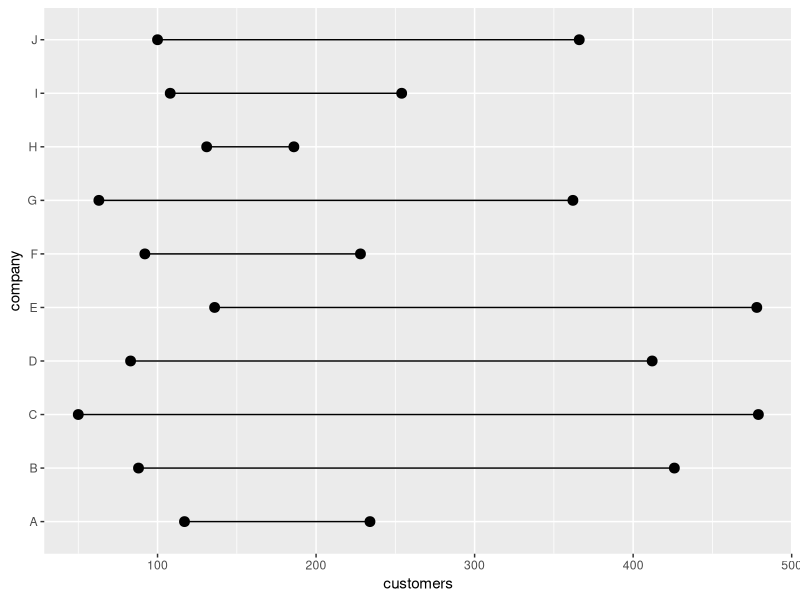
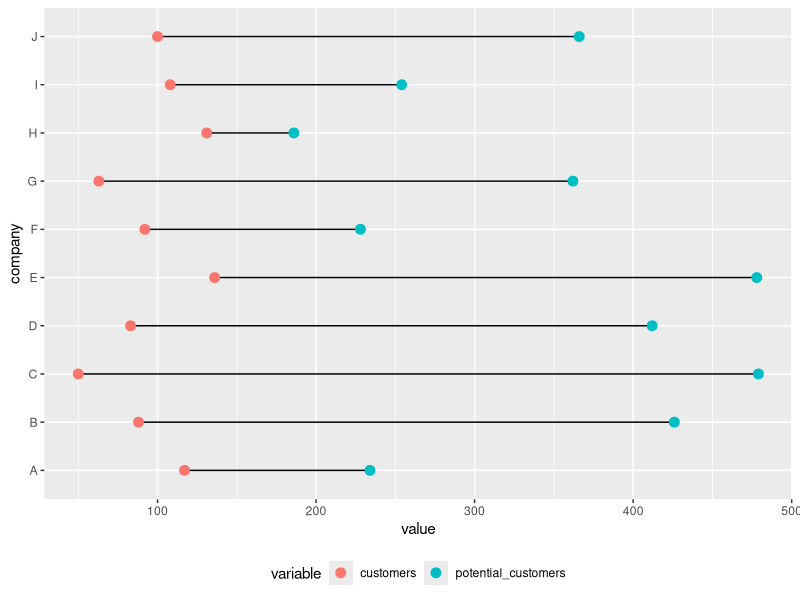
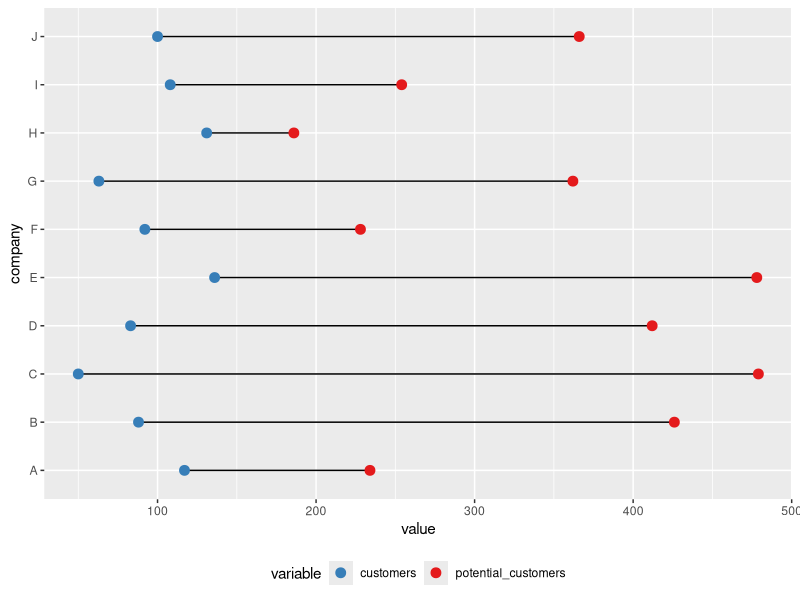
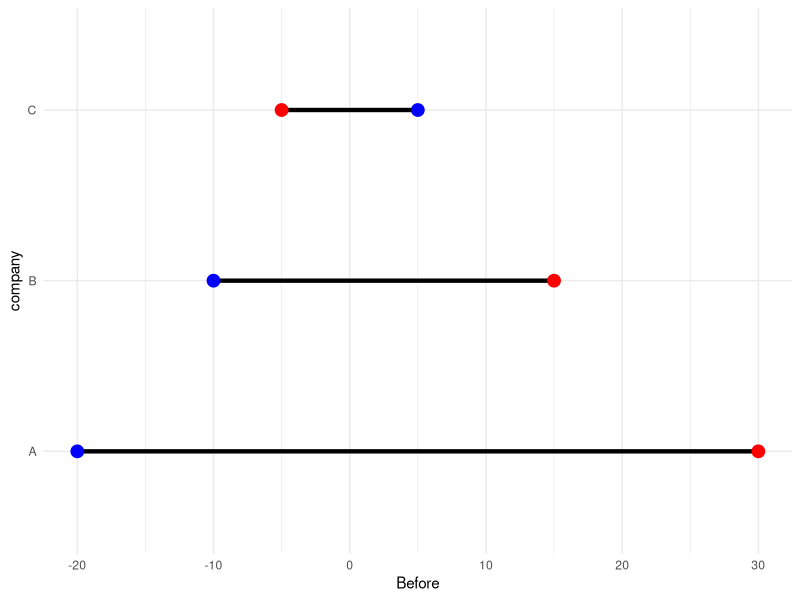
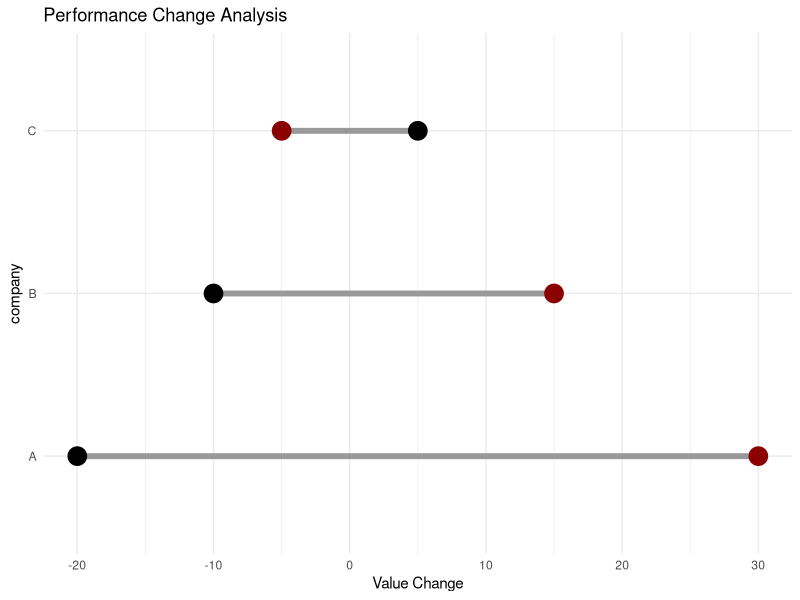
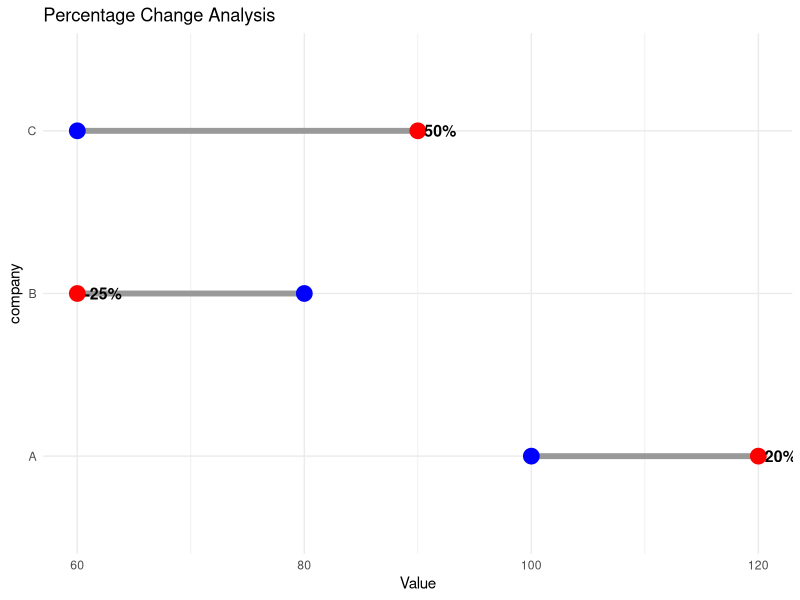
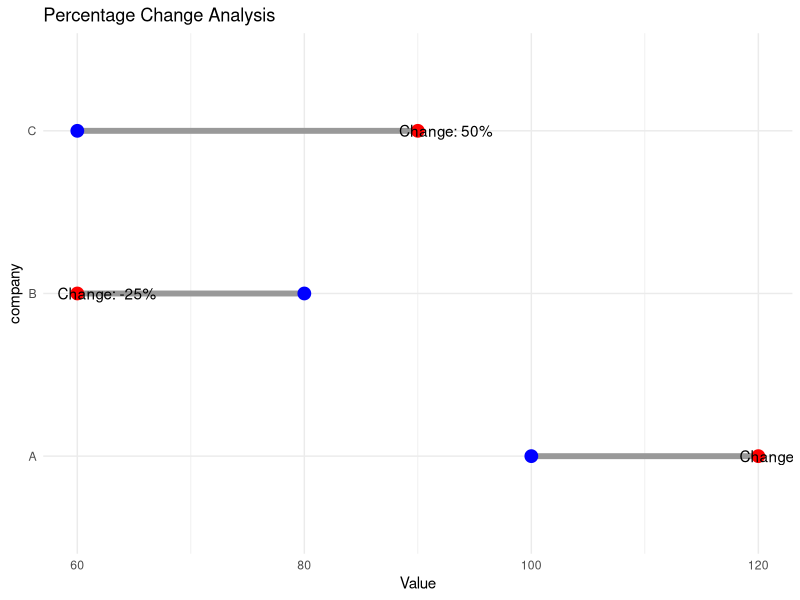

Reproduce these figures in R, in order.

# ====== Dumbble ======= #

# Seed
set.seed(1)

# Data
customers <- sample(50:150, 10)
potential_customers <- sample(150:500, 10)
company <- LETTERS[1:10]

# Data frame
df <- data.frame(company = company,
                 x = customers,
                 y = potential_customers)


# Long data frame
# The melt function from reshape allows converting a wide data frame into long format. 
# This format displays the variables as subgroups of the main groups, so each group will have as many
# rows as variables and the numerical values will all be in the same column instead of splited into different columns.

# install.packages('reshape')

library(reshape)

# Seed
set.seed(1)

# Data
customers <- sample(50:150, 10)
potential_customers <- sample(150:500, 10)
company <- LETTERS[1:10]

# Data frame
df2 <- data.frame(company = company,
                  customers = customers,
                  potential_customers = potential_customers)

# Long, ordered data frame
df2 <- melt(df2, id.vars = "company")
df2 <- df2[order(df2$company), ]



# Depending on your data frame you will need a different approach to create a dumbbell plot in ggplot2.
# 
# Option 1: wide data frame
# 
# If you are working with a wide data frame you can create a dumbbell chart by adding the straight
# lines with geom_segment, specifying the start and end for both axis. Then, you will need to use the 
# geom_point function twice to add the points. Note that you won’t be able to add a legend in a 
# straightforward way using this format.


# install.packages("ggplot2")
library(ggplot2)

ggplot(df) +
  geom_segment(aes(x = customers, xend = potential_customers,
                   y = company, yend = company)) +
  geom_point(aes(x = customers, y = company), size = 3) +
  geom_point(aes(x = potential_customers, y = company), size = 3)


# 
# 
# Option 2: long data frame
# 
# The long data frame format is the most recommended to create this type of visualization. 
# You just need to input the names of the columns that represents values and groups to x and y 
# inside aes and use the geom_line and geom_point functions. If you want to display a legend for 
# the points you just need to input the name of the column representing subgroups to color inside aes. 
# Recall that you can customize the legend position with legend.position.


# install.packages("ggplot2")
library(ggplot2)

ggplot(df2, aes(x = value, y = company)) +
  geom_line() +
  geom_point(aes(color = variable), size = 3) +
  theme(legend.position = "bottom") 


# 
# Customizing the color of the points
# 
# When working with a long data frame you can override the default colors of the points with a scale color 
# function, such as scale_color_manual or scale_color_brewer.


# install.packages("ggplot2")
library(ggplot2)

ggplot(df2, aes(x = value, y = company)) +
  geom_line() +
  geom_point(aes(color = variable), size = 3) +
  scale_color_brewer(palette = "Set1", direction = -1) +
  theme(legend.position = "bottom") 


# 
# 
# Correct Dumbbell Chart Method (Recommended)
# Use geom_segment() instead of geom_line().
# Example Dataset (With Negative Values)

library(ggplot2)
library(dplyr)

df2 <- data.frame(
  company = rep(c("A","B","C"),2),
  variable = rep(c("Before","After"), each = 3),
  value = c(-20, -10, 5,   # Before values
            30, 15, -5)    # After values
)


# Proper Dumbbell Chart With Negative Values


df_wide <- df2 %>%
  tidyr::pivot_wider(names_from = variable,
                     values_from = value)

ggplot(df_wide,
       aes(y = company)) +
  
  geom_segment(
    aes(x = Before,
        xend = After,
        yend = company),
    size = 1.5
  ) +
  
  geom_point(
    aes(x = Before),
    color = "blue",
    size = 4
  ) +
  
  geom_point(
    aes(x = After),
    color = "red",
    size = 4
  ) +
  
  theme_minimal()







ggplot(df_wide,
       aes(y = company)) +
  
  geom_segment(
    aes(x = Before,
        xend = After,
        yend = company),
    size = 2,
    color = "grey60"
  ) +
  
  geom_point(aes(x = Before),
             size = 6,
             color = "black") +
  
  geom_point(aes(x = After),
             size = 6,
             color = "darkred") +
  
  theme_minimal() +
  labs(
    title = "Performance Change Analysis",
    x = "Value Change"
  )








# ========= how to handle Negative Changes ========


library(dplyr)
library(tidyr)
library(ggplot2)

df <- data.frame(
  company = c("A","B","C"),
  before = c(100, 80, 60),
  after = c(120, 60, 90)
)


df <- df %>%
  mutate(
    pct_change = ((after - before) / before) * 100
  )




df_long <- df %>%
  pivot_longer(
    cols = c(before, after),
    names_to = "period",
    values_to = "value"
  )



df_wide <- df %>%
  select(company, before, after)

ggplot(df_wide, aes(y = company)) +
  
  geom_segment(
    aes(x = before,
        xend = after,
        yend = company),
    size = 2,
    color = "grey60"
  ) +
  
  geom_point(aes(x = before),
             size = 5,
             color = "blue") +
  
  geom_point(aes(x = after),
             size = 5,
             color = "red") +
  
  geom_text(
    aes(
      x = after,
      label = paste0(round(((after-before)/before)*100,1), "%")
    ),
    hjust = -0.2,
    size = 4,
    fontface = "bold"
  ) +
  
  theme_minimal() +
  labs(
    title = "Percentage Change Analysis",
    x = "Value"
  )




# --------- Executinve Dashboard Presentation 


ggplot(df_wide, aes(y = company)) +
  
  geom_segment(
    aes(x = before,
        xend = after,
        yend = company),
    size = 2,
    color = "grey60"
  ) +
  
  geom_point(aes(x = before),
             size = 4,
             color = "blue") +
  
  geom_point(aes(x = after),
             size = 4,
             color = "red") +
  
  geom_text(
    aes(
      x = after,
      label = paste0(
        "Change: ",
        round(((after-before)/before)*100,1),
        "%"
      )
    ),
    hjust = 0.2
  )+
  
  theme_minimal() +
  labs(
    title = "Percentage Change Analysis",
    x = "Value"
  )
